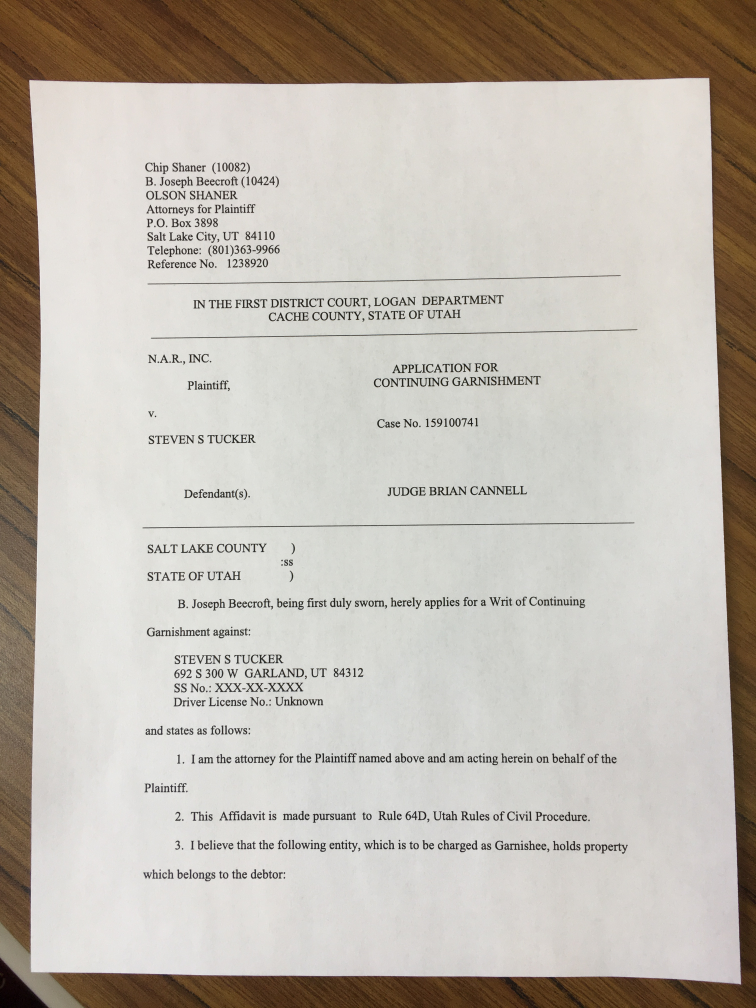
#> input picture www/uploads/IMG_1868.JPG, 3024 x 4032 px (shown at 1/4 size)
$ python -i scanner.py   (imports and definitions only)
#> lines starting #> are read from the running program, lines starting #| are printed output that depends on the picture; after the words box and inside, x2 and y2 are one past the last pixel; in counts of white or black regions, pixels touching at a corner belong together
from skimage.filters import threshold_local
from scipy.spatial import distance as dist
import numpy as np
import imutils
import numpy as np
import cv2
import matplotlib.pyplot as plt

def plotter(img):
    plt.figure(figsize=(12,12))
    plt.imshow(img, cmap='gray')
    plt.show()
#     pass

def scan(image):
    ratio = image.shape[0] / 700.0
    orig = image.copy()
    image = resize(image, height = 700)

    # convert the image to grayscale, blur it, and find edges
    # in the image
    gray = cv2.cvtColor(image, cv2.COLOR_BGR2GRAY)
#     plotter(gray)
    gray = cv2.GaussianBlur(gray, (5, 5), 0)
#     plotter(gray)

    edged = cv2.Canny(gray, 75, 200)
#     plotter(edged)

    cnts = cv2.findContours(edged.copy(), cv2.RETR_LIST, cv2.CHAIN_APPROX_SIMPLE)
    cnts = imutils.grab_contours(cnts)
    cnts = sorted(cnts, key = cv2.contourArea, reverse = True)[:5]

    # loop over the contours
    for c in cnts:
        # approximate the contour
        peri = cv2.arcLength(c, True)
        approx = cv2.approxPolyDP(c, 0.02 * peri, True)

        # if our approximated contour has four points, then we
        # can assume that we have found our screen
        if len(approx) == 4 and cv2.contourArea(c) > 10000:
            screenCnt = approx
            break

    warped = four_point_transform(orig, screenCnt.reshape(4, 2) * ratio)

    # convert the warped image to grayscale, then threshold it
    # to give it that 'black and white' paper effect
    warped = cv2.cvtColor(warped, cv2.COLOR_BGR2GRAY)
    T = threshold_local(warped, 15, offset = 10, method = "gaussian")
    warped = (warped > T).astype("uint8") * 255
    h,w = warped.shape
    if h < w:
        h,w = w,h
        warped = np.rot90(warped, -1)

    #trim margins
    trim_h = int(h*0.02)
    trim_w = int(w*0.02)
    warped = warped[trim_h:-trim_h,trim_w:-trim_h]
    return imutils.resize(warped, height = 650)

def order_points(pts):
    # sort the points based on their x-coordinates
    xSorted = pts[np.argsort(pts[:, 0]), :]

    # grab the left-most and right-most points from the sorted
    # x-roodinate points
    leftMost = xSorted[:2, :]
    rightMost = xSorted[2:, :]

    # now, sort the left-most coordinates according to their
    # y-coordinates so we can grab the top-left and bottom-left
    # points, respectively
    leftMost = leftMost[np.argsort(leftMost[:, 1]), :]
    (tl, bl) = leftMost

    # now that we have the top-left coordinate, use it as an
    # anchor to calculate the Euclidean distance between the
    # top-left and right-most points; by the Pythagorean
    # theorem, the point with the largest distance will be
    # our bottom-right point
    D = dist.cdist(tl[np.newaxis], rightMost, "euclidean")[0]
    (br, tr) = rightMost[np.argsort(D)[::-1], :]

    # return the coordinates in top-left, top-right,
    # bottom-right, and bottom-left order
    return np.array([tl, tr, br, bl], dtype = "float32")

def four_point_transform(image, pts):
    # obtain a consistent order of the points and unpack them
    # individually
    rect = order_points(pts)
    (tl, tr, br, bl) = rect

    # compute the width of the new image, which will be the
    # maximum distance between bottom-right and bottom-left
    # x-coordiates or the top-right and top-left x-coordinates
    widthA = np.sqrt(((br[0] - bl[0]) ** 2) + ((br[1] - bl[1]) ** 2))
    widthB = np.sqrt(((tr[0] - tl[0]) ** 2) + ((tr[1] - tl[1]) ** 2))
    maxWidth = max(int(widthA), int(widthB))

    # compute the height of the new image, which will be the
    # maximum distance between the top-right and bottom-right
    # y-coordinates or the top-left and bottom-left y-coordinates
    heightA = np.sqrt(((tr[0] - br[0]) ** 2) + ((tr[1] - br[1]) ** 2))
    heightB = np.sqrt(((tl[0] - bl[0]) ** 2) + ((tl[1] - bl[1]) ** 2))
    maxHeight = max(int(heightA), int(heightB))

    # now that we have the dimensions of the new image, construct
    # the set of destination points to obtain a "birds eye view",
    # (i.e. top-down view) of the image, again specifying points
    # in the top-left, top-right, bottom-right, and bottom-left
    # order
    dst = np.array([
        [0, 0],
        [maxWidth - 1, 0],
        [maxWidth - 1, maxHeight - 1],
        [0, maxHeight - 1]], dtype = "float32")

    # compute the perspective transform matrix and then apply it
    M = cv2.getPerspectiveTransform(rect, dst)
    warped = cv2.warpPerspective(image, M, (maxWidth, maxHeight))

    # return the warped image
    return warped

# Import the necessary packages
import numpy as np
import cv2

def translate(image, x, y):
    # Define the translation matrix and perform the translation
    M = np.float32([[1, 0, x], [0, 1, y]])
    shifted = cv2.warpAffine(image, M, (image.shape[1], image.shape[0]))

    # Return the translated image
    return shifted

def rotate(image, angle, center = None, scale = 1.0):
    # Grab the dimensions of the image
    (h, w) = image.shape[:2]

    # If the center is None, initialize it as the center of
    # the image
    if center is None:
        center = (w / 2, h / 2)

    # Perform the rotation
    M = cv2.getRotationMatrix2D(center, angle, scale)
    rotated = cv2.warpAffine(image, M, (w, h))

    # Return the rotated image
    return rotated

def resize(image, width = None, height = None, inter = cv2.INTER_AREA):
    # initialize the dimensions of the image to be resized and
    # grab the image size
    dim = None
    (h, w) = image.shape[:2]

    # if both the width and height are None, then return the
    # original image
    if width is None and height is None:
        return image

    # check to see if the width is None
    if width is None:
        # calculate the ratio of the height and construct the
        # dimensions
        r = height / float(h)
        dim = (int(w * r), height)

    # otherwise, the height is None
    else:
        # calculate the ratio of the width and construct the
        # dimensions
        r = width / float(w)
        dim = (width, int(h * r))

    # resize the image
    resized = cv2.resize(image, dim, interpolation = inter)

    # return the resized image
    return resized

>>> import cv2
>>> picture = cv2.imread('uploads/IMG_1868.JPG')
#> picture is the input picture: shape (4032, 3024, 3); mean B, G, R 175.6, 184.5, 191.3
>>> result = scan(picture)
#> in resize, `resized = cv2.resize(image, dim, interpolation = inter)`:
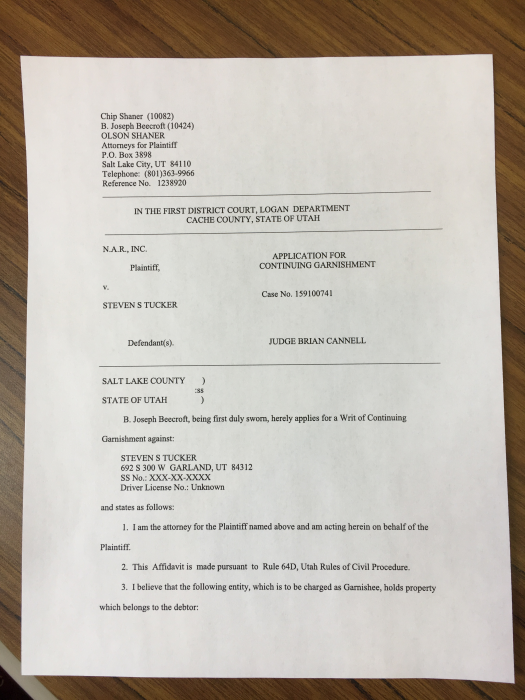
#> resized: shape (700, 525, 3); mean B, G, R 175.6, 184.5, 191.3
#> in scan, `gray = cv2.cvtColor(image, cv2.COLOR_BGR2GRAY)`:
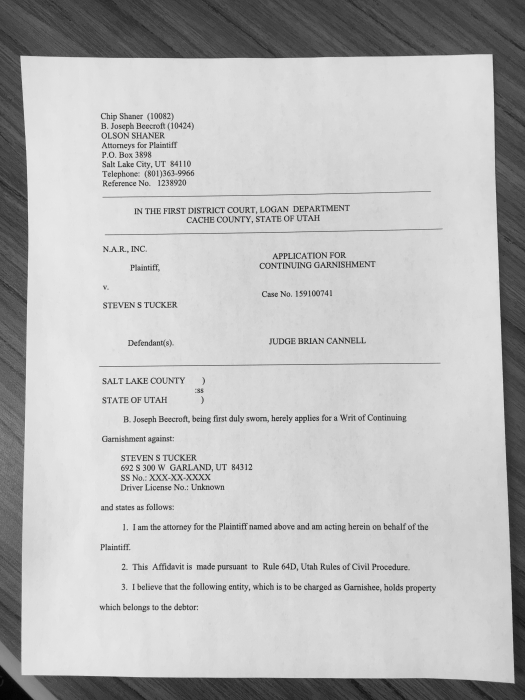
#> gray: shape (700, 525); min 2, max 234, mean 185.5
#> in scan, `edged = cv2.Canny(gray, 75, 200)`:
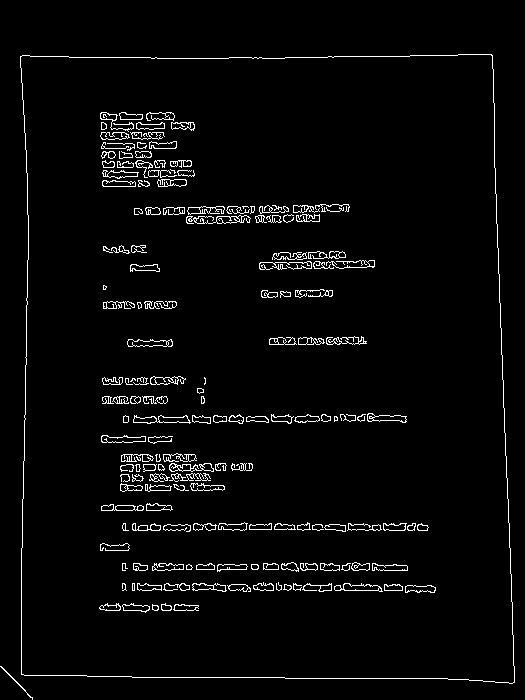
#> edged: shape (700, 525); 3.2% white in thin lines or dots
#> in scan, `cnts = cv2.findContours(edged.copy(), cv2.RETR_LIST, cv2.CHAIN_APPROX_..`: cnts = 341 contours, 106 with area under 20; largest, box (x1, y1, x2, y2) and area: (20, 54, 515, 684) 297036, (20, 54, 515, 684) 297033, (133, 415, 191, 424) 280, (127, 339, 173, 347) 238, (334, 583, 383, 592) 234
#> in scan, `cnts = sorted(cnts, key = cv2.contourArea, reverse = True)[:5]`: cnts = 5 contours; box (x1, y1, x2, y2) and area: (20, 54, 515, 684) 297036, (20, 54, 515, 684) 297033, (133, 415, 191, 424) 280, (127, 339, 173, 347) 238, (334, 583, 383, 592) 234
#> the loop in scan, `for c in cnts:` made 1 pass
#> (peri, screenCnt) on pass 1: (2239.8, [[491, 54], [20, 56], [21, 674], [514, 682]])
#> in order_points, `xSorted = pts[np.argsort(pts[:, 0]), :]`: xSorted = [[115.2, 322.6], [121, 3882.2], [2828.2, 311], [2960.6, 3928.3]]
#> in order_points, `leftMost = xSorted[:2, :]`: leftMost = [[115.2, 322.6], [121, 3882.2]]
#> in order_points, `rightMost = xSorted[2:, :]`: rightMost = [[2828.2, 311], [2960.6, 3928.3]]
#> in order_points, `(tl, bl) = leftMost`: tl = [115.2, 322.6]; bl = [121, 3882.2]
#> in order_points, `D = dist.cdist(tl[np.newaxis], rightMost, "euclidean")[0]`: D = [2713, 4593.3]
#> in order_points, `(br, tr) = rightMost[np.argsort(D)[::-1], :]`: br = [2960.6, 3928.3]; tr = [2828.2, 311]
#> in four_point_transform, `rect = order_points(pts)`: rect = [[115.2, 322.6], [2828.2, 311], [2960.6, 3928.3], [121, 3882.2]]
#> in four_point_transform, `(tl, tr, br, bl) = rect`: tl = [115.2, 322.6]; tr = [2828.2, 311]; br = [2960.6, 3928.3]; bl = [121, 3882.2]
#> in four_point_transform, `widthA = np.sqrt(((br[0] - bl[0]) ** 2) + ((br[1] - bl[1]) ** 2))`: widthA = 2840.1
#> in four_point_transform, `widthB = np.sqrt(((tr[0] - tl[0]) ** 2) + ((tr[1] - tl[1]) ** 2))`: widthB = 2713
#> in four_point_transform, `maxWidth = max(int(widthA), int(widthB))`: maxWidth = 2840
#> in four_point_transform, `heightA = np.sqrt(((tr[0] - br[0]) ** 2) + ((tr[1] - br[1]) ** 2))`: heightA = 3619.7
#> in four_point_transform, `heightB = np.sqrt(((tl[0] - bl[0]) ** 2) + ((tl[1] - bl[1]) ** 2))`: heightB = 3559.7
#> in four_point_transform, `maxHeight = max(int(heightA), int(heightB))`: maxHeight = 3619
#> in four_point_transform, `dst = np.array([ [0, 0], [maxWidth - 1, 0], [maxWidth - 1, maxHeight -..`: dst = [[0, 0], [2839, 0], [2839, 3618], [0, 3618]]
#> in four_point_transform, `M = cv2.getPerspectiveTransform(rect, dst)`: M = [[1.07, -0.00173, -122.5], [0.00454, 1.07, -345.1], [5.83e-06, 1.3e-05, 1]]
#> in four_point_transform, `warped = cv2.warpPerspective(image, M, (maxWidth, maxHeight))`:
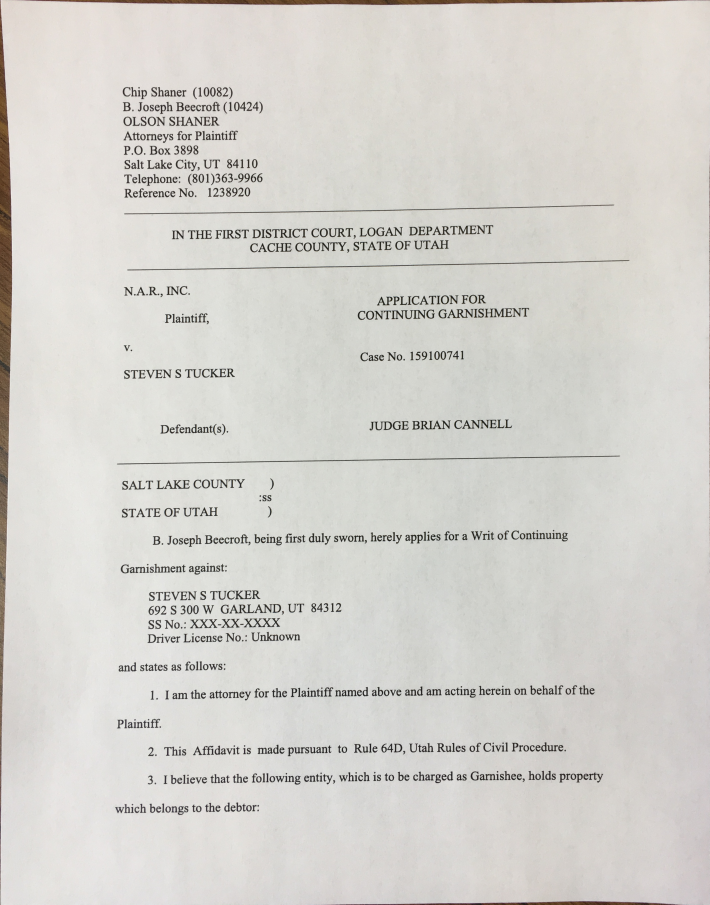
#> warped: shape (3619, 2840, 3) (shown at 1/4 size); mean B, G, R 205.7, 210.6, 212.5
#> in scan, `warped = (warped > T).astype("uint8") * 255`:
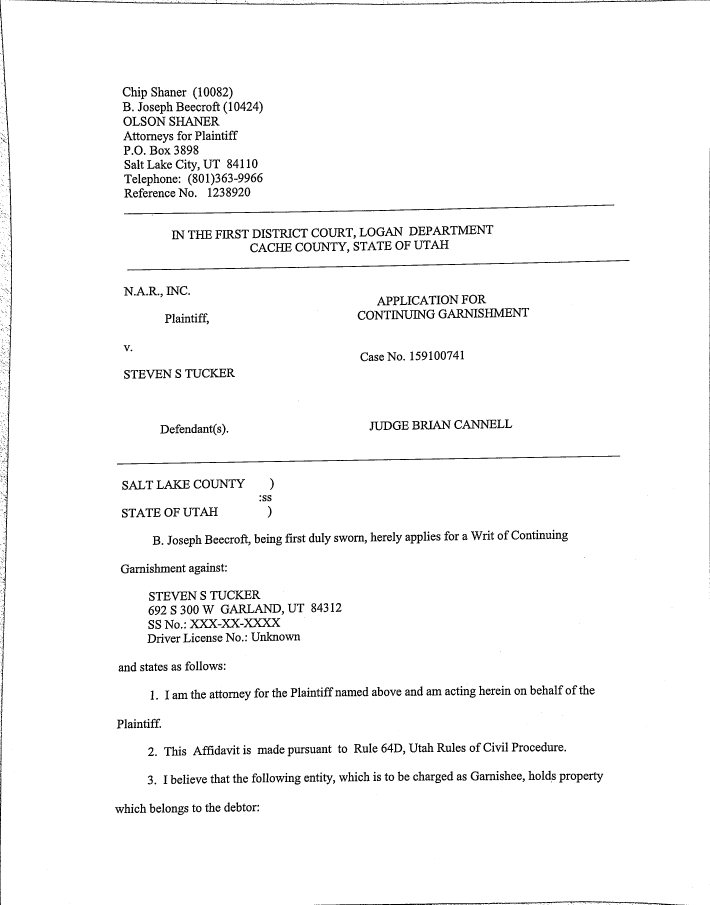
#> warped: shape (3619, 2840) (shown at 1/4 size); 97.2% white; 1666 black regions (903 under 20 px), largest, box (x1, y1, x2, y2) and area: (57, 0, 2840, 20) 9023, (0, 0, 49, 2481) 8777, (509, 1040, 2518, 1082) 6796
#> in scan, `warped = warped[trim_h:-trim_h,trim_w:-trim_h]`:
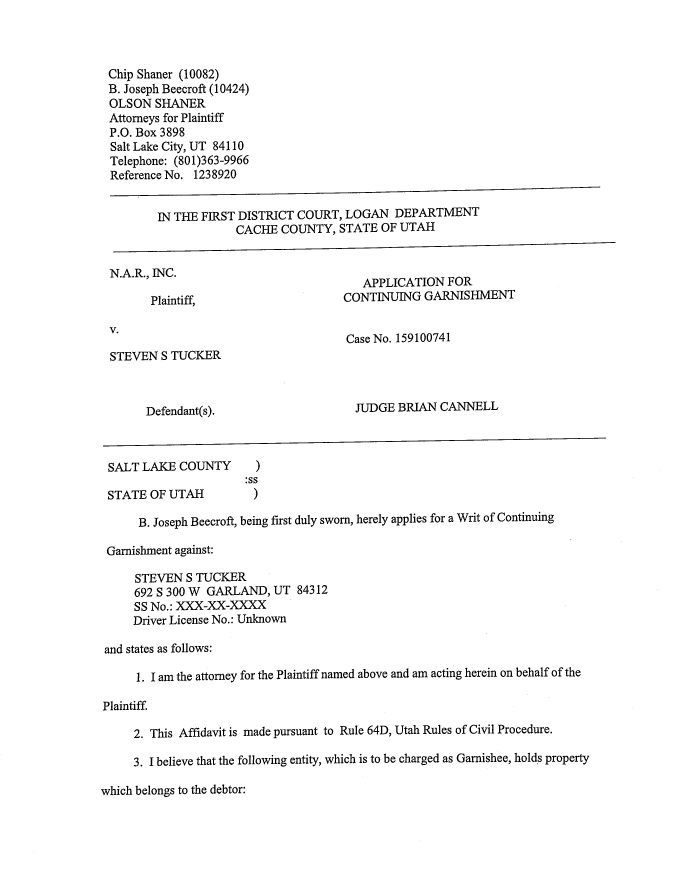
#> warped: shape (3475, 2712) (shown at 1/4 size); 97.3% white; 787 black regions (36 under 20 px), largest, box (x1, y1, x2, y2) and area: (453, 968, 2462, 1010) 6796, (412, 1750, 2425, 1786) 6767, (440, 746, 2401, 786) 6650
#> in scan, `return imutils.resize(warped, height = 650)`:
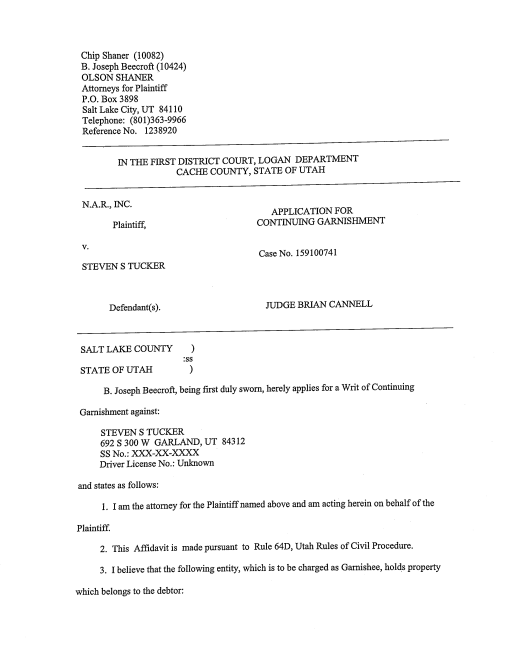
#> returned value: shape (650, 507); min 0, max 255, mean 248.1
